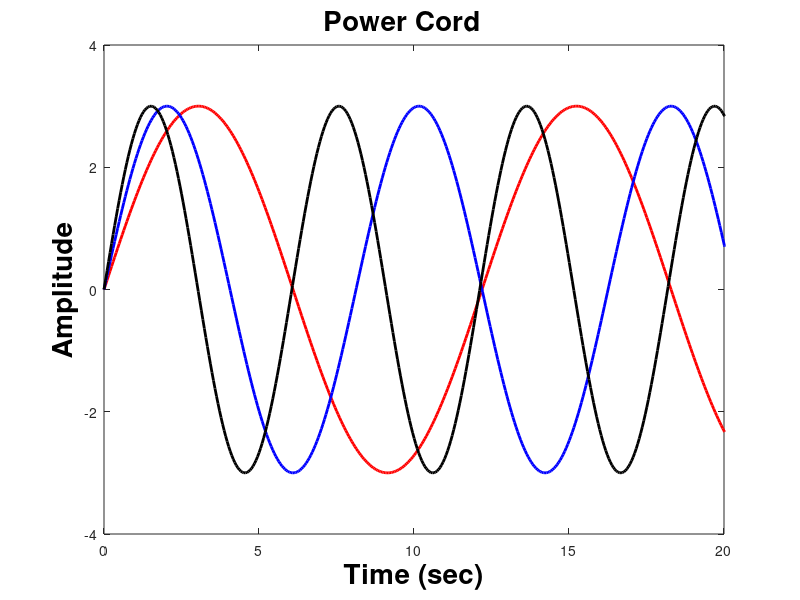
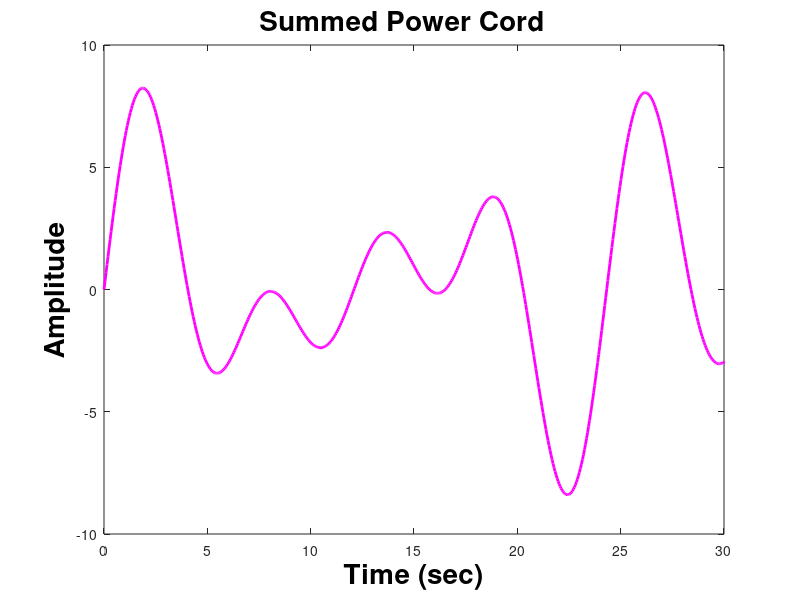
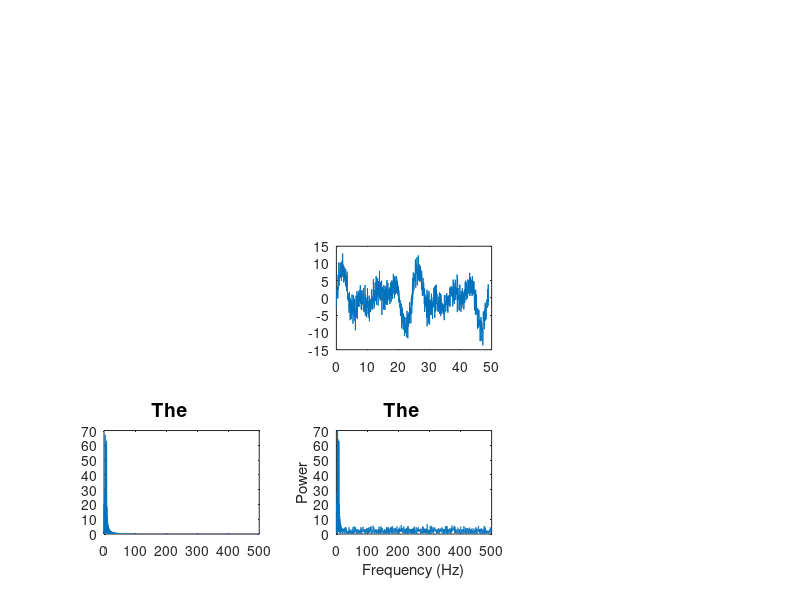

The MATLAB source for these figures, in order:
%add graphics toolkit
%graphics_toolkit fltk

close all; %figures currently open


%sampling rate
%this must be at least twice as big
%as the largest frequency component     
S = 1000; 

%width or resulotion of sample rate
dt = 1/S;     

%duration of sample (milliseconds)
L = 50;  % or call it 'T'   

%time array -- or equivalently t = (0:L-1)*dt;
t = linspace(0,dt*(L-1),S);

%Nyquest sampling thereom
Ns=S/2;

%frequency (Hz)
f1 = 82;     
f2 = 123;
f3 = 165;

%amplitude
A1 = 3;  
A2 = 3;
A3 = 3;

%signals
s1 = A1*sin(2*pi*f1*t);
s2 = A2*sin(2*pi*f2*t);
s3 = A3*sin(2*pi*f3*t);


%generate random noise
noise = 2*randn(size(t));    

%add all the signals
all_signals = s1 + s2 + s3+ noise;
s1s2s3 = s1 + s2 +s3;

%get next nearest power of two
NFFT = 2^nextpow2(L*S);

%take FFT of summed up signals and normalize
transform1 = fft(s1s2s3,NFFT)/L;
transform2 = fft(all_signals,NFFT)/L;

%generate x-axis both time and freq domains, td is time domain and fd is frequency domain
td_xaxis = S*t;
fd_xaxis = linspace(0,Ns,NFFT/2+1);
%fd_xaxis = linspace(0,Ns,NFFT);

 
%%%% generate all plots below%%%%
figure;
plot(td_xaxis,s1,'r','LineWidth', 2); hold;
plot(td_xaxis,s2,'b','LineWidth', 2);
plot(td_xaxis,s3,'k','LineWidth', 2);
title(['Power Cord   '],'fontsize',20,'fontweight','b','color','k');
xlabel('Time (sec)','fontsize',20,'fontweight','b','color','k');
ylabel('Amplitude','fontsize',20,'fontweight','b','color','k');
ylim([-4 4]);
xlim([0 20]);

figure;
plot(td_xaxis,s1s2s3,'m','LineWidth', 2);
title(['Summed Power Cord   '],'fontsize',20,'fontweight','b','color','k');
xlabel('Time (sec)','fontsize',20,'fontweight','b','color','k');
ylabel('Amplitude','fontsize',20,'fontweight','b','color','k');
ylim([-10 10]);
xlim([0 30]);

figure;
subplot(3,3,5);
plot(td_xaxis,all_signals);


subplot(3,3,7);
plot(fd_xaxis,2*abs(transform1(1:NFFT/2+1)));
xlim([0 500]);
%plot(fd_xaxis,2*abs(transform1));
title('The     ','fontsize',14,'fontweight', 'b');





subplot(3,3,8);
plot(fd_xaxis,2*abs(transform2(1:NFFT/2+1)));
%plot(fd_xaxis,2*abs(transform2));
title('The     ','fontsize',14,'fontweight', 'b');
xlabel('Frequency (Hz)'); ylabel('Power');
